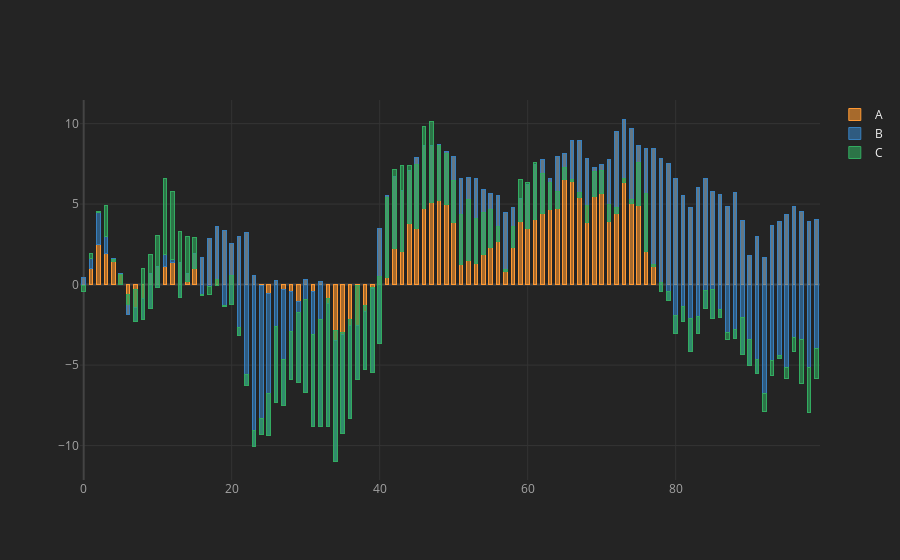

Write notebook code for a chart like this one.
### Code cell
# set different theme
cf.set_config_file(theme='henanigans')
df.iplot(kind='bar', barmode='stack', bargap=0.5)
